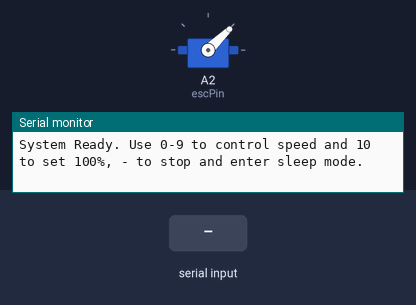
The sketch below on a simulated Arduino Uno, built with avr-gcc and run on an emulated ATmega328P. On the bench: servo, the last lines printed to the serial monitor. The test bench sets the inputs (shaded band).

Above: at 1.2 s.
1.3 s: "10\n" received over Serial
At 3.71 s:
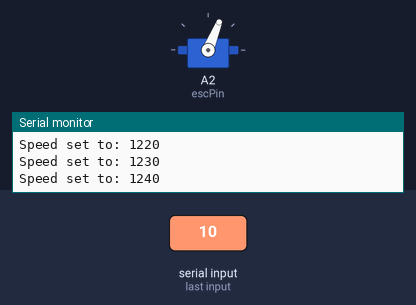
At 12.3 s:
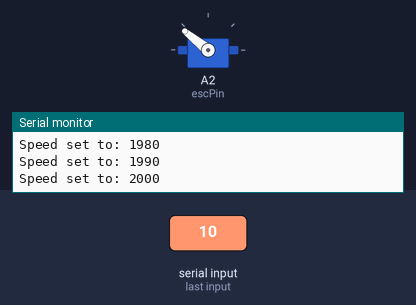
13.3 s: "-\n" received over Serial
At 17.51 s:
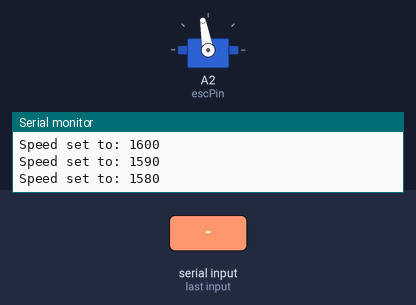
Timing chart, 0 to 22.3 s (numbered marks = the images above; inputs shaded):
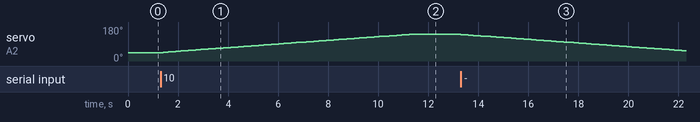

The sketch:

control.ino
```cpp
#include <Servo.h>
#include <avr/sleep.h>

Servo esc;

int escPin = A2;
int minThrottle = 1000;
int maxThrottle = 2000;
int currentSpeed = minThrottle;

bool testComplete = false;

void setup() {
  Serial.begin(9600);
  esc.attach(escPin);
  esc.writeMicroseconds(minThrottle);

  Serial.println("System Ready. Use 0-9 to control speed and 10 to set 100%, - to stop and enter sleep mode.");
}

void loop() {
  while (Serial.available() > 0) {
    String command = Serial.readStringUntil('\n');
    processCommand(command);
  }

  if (testComplete) {
    enterSleepMode();
  }
}

void processCommand(const String& command) {
  if (command == "-") {
    adjustSpeed(minThrottle);
    Serial.println("Test complete. Entering sleep mode...");
    testComplete = true;
  } else if (command == "10") {
    adjustSpeed(maxThrottle);
  } else if (command.length() == 1 && command >= "0" && command <= "9") {
    int index = command.toInt();
    int targetSpeed = minThrottle + index * (maxThrottle - minThrottle) / 10; // 0-10 соответствует 0%-100%
    adjustSpeed(targetSpeed);
  } else {
    Serial.println("Unknown command.");
  }
}

void adjustSpeed(int targetSpeed) {
  int increment = (targetSpeed > currentSpeed) ? 10 : -10;
  while (currentSpeed != targetSpeed) {
    currentSpeed += increment;
    if ((increment > 0 && currentSpeed > targetSpeed) || (increment < 0 && currentSpeed < targetSpeed)) {
      currentSpeed = targetSpeed;
    }
    setSpeed(currentSpeed);
    delay(100);
  }
}

void setSpeed(int speed) {
  esc.writeMicroseconds(speed);
  Serial.print("Speed set to: ");
  Serial.println(speed);
}

void enterSleepMode() {
  Serial.flush();
  set_sleep_mode(SLEEP_MODE_PWR_DOWN);
  sleep_enable();
  sleep_mode();
  // Выйти из режима сна можно только с помощью сброса
}
```

Measured:
- after the input at 1.3 s, servo on A2 (escPin): moves from 44° to 141° over 9.9 s, starting at once
- after the input at 13.3 s, servo on A2 (escPin): moves from 141° to 54° over 8.9 s, starting at once
